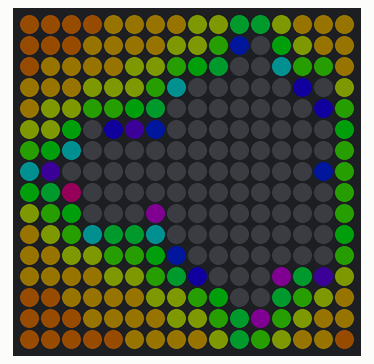
Simulated run of this sketch. Board: Arduino Uno, built with avr-gcc and run on an emulated ATmega328P. Parts: 16×16 RGB LED matrix (first LED top left, wired row by row). Dim RGB values are drawn brighter than linear.

Above: at 1.2 s.

The sketch:

Mandelbrot-minimal.ino
```cpp
/*
 * Minimal Mandelbrot for FastLED on Arduino
 *
 * By: Andrew Tuline
 *
 * Date: January 2021
 *
 * A static Mandelbrot display for a 16x16 (resizeable) FastLED array.
 *
 * Based on an example in the Processing language at:
 *
 * https://processing.org/examples/mandelbrot.html
 *
 * An online interactive Mandelbrot set in order to help determine valid min and max values:
 *
 * https://mandel.gart.nz/
 *
 * Although this will run on an Arduino UNO, it does so at about 7 frames per second, whereas, you can get about 100 on an ESP32.
 *
 *
 * How to calculate a Mandelbrot set:
 *
 * Either a series of calculations stays within a maximum value (and is in the Mandelbrot set), or they approach infinity.
 * We start with a grid of x,y coordinates.
 * We need to determine which x,y grid co-ordinates are inside and outside of the Mandelbrot set.
 * The y axis uses complex numbers.
 * A complex number includes 'i', where i^2 = -1.
 * An example complex number is 3i, so (3i)^2 = -9.
 * The Mandelbrot formula is z = z^2 + c.
 * Where 'c' is the current x,y or (real, imaginary) location.
 * The initial value of 'z' is 0.
 * It's an iterative function, meaning you run it again and again. . .
 * After some iterations, if abs(z) > a maxiumum value, then stop.
 * You can pre-define the maximum number of iterations.
 *
 * z = z^2 + c
 *
 * Since we have a point 'c' in a real and complex plane, an example of that point is (2,3i).
 * The initial value of z is 0.
 * The next value of z will be 'c' or (2,3i).
 * You can use the variables x and y for those values.
 * For the next iteration, for z^2, you need to calculate:
 *
 * (2,3i) * (2,3i)
 *
 * Using the foil multiplocation method (first, outer, inner, last), you get:
 *
 * = 2*2 + 2*3i + 2*3i + 3i*3i    Where 3i*3i is the same as (3i)^2, which is 9*(-1) or -9.
 * = 4 + 6i + 6i + 9*i^2
 * = 4 + 12i -9                   Where i^2 = -1 and 3*3 = 9 so result is -9.
 * = -5 + 12i                     This is the result of z^2.
 *
 * Finishing off, z = z^2 + c
 *
 * z = (-5 + 12i) + 2 + 3i
 * z = -3 + 15i
 *
 *
 * To get the maximum value of that point, we calculate its length:
 *
 * |z| = sqrt(x^2 + y^2)
 * or z^2 = x^2 + y^2         In order to avoid the square root calculation, just make maximum value larger.
 *      = -3*-3 + 15i*15i     Remember, i*i = -1
 *      = 9 - 225
 *      = -216                The absolute value of this is out of any reasonable range, so stop immediately.
 *
 * Count the number of times you get to the maximum value, and use that for your colour.
 * If you never make it, the colour will be black and that point is INSIDE the Mandelbrot set.
 *
 * Review the source code below to see how these are easily calculated.
 *
 */


#include <FastLED.h>

#define LED_PIN  2
#define LED_TYPE WS2812
#define COLOR_ORDER GRB
#define matrixSerpentineLayout true

const uint8_t matrixWidth = 16;
const uint8_t matrixHeight = 16;

#define NUM_LEDS matrixWidth * matrixHeight

CRGB leds[NUM_LEDS];
// Palette definitions
CRGBPalette16 currentPalette;
CRGBPalette16 targetPalette;

// These initial values show the whole thing on the matrix.
float reAl = -.5;               // Relatively close to https://mandel.gart.nz/#/
float imAg = 0.1;
float zoOm = 550.;

// Calculated start/stop coordinates.
float xmin, ymin, xmax, ymax;   // Our window.
float dx;                       // Delta x is mapped to the matrix size.
float dy;                       // Delta y is mapped to the matrix size.

int maxIterations = 15;        // How many iterations per pixel before we give up. Make it 8 bits to match our range of colours.
float maxCalc = 16.0;           // How big is each calculation allowed to be before we give up.


void setup() {
  delay(1000);
  Serial.begin(115200);
  FastLED.addLeds<LED_TYPE,LED_PIN,COLOR_ORDER>(leds, NUM_LEDS);
  FastLED.setBrightness(32);
} // setup()


void loop() {

  resize();                               // Define the window to display.
  mandel();                               // Calculate and display that window.

  FastLED.show();                         // FastLED now displays the results.

} // loop()


void resize() {                           // Resize the minimum and maximum values on the fly to display.

//  reAl = -1.304605388;                    // Try another location.
//  imAg = 0.;
//  zoOm = 92682.;

//  zoOm = 5000 * abs(sin((float)millis()/2000.))+400;   // Animate the zoom.

  const float zoomAdj = .0016;             // Adjust zoom factor so that it's compatible with https://mandel.gart.nz/#/
  const float xadj = 0.;                   // Same for x and y values.
  const float yadj = .001;

  xmin = reAl - 1./zoOm/zoomAdj+xadj;     // Scale the windows in accordance with the zoom factor.
  xmax = reAl + 1./zoOm/zoomAdj+xadj;
  ymin = imAg - 1./zoOm/zoomAdj+yadj;
  ymax = imAg + 1./zoOm/zoomAdj+yadj;

  dx = (xmax - xmin) / (matrixWidth);     // Scale the delta x and y values to our matrix size.
  dy = (ymax - ymin) / (matrixHeight);

} // resize()


void mandel() {                             // Calculate and display the Mandelbrot set for the current window.
  // Start y
  float y = ymin;
  for (int j = 0; j < matrixHeight; j++) {

    // Start x
    float x = xmin;
    for (int i = 0; i < matrixWidth; i++) {

      // Now we test, as we iterate z = z^2 + c does z tend towards infinity?
      float a = x;
      float b = y;
      int iter = 0;

      while (iter < maxIterations) {    // Here we determine whether or not we're out of bounds.
        float aa = a * a;
        float bb = b * b;
        float len = aa + bb;
        if (len > maxCalc) {            // |z| = sqrt(a^2+b^2) OR z^2 = a^2+b^2 to save on having to perform a square root.
          break;  // Bail
        }

       // This operation corresponds to z -> z^2+c where z=a+ib c=(x,y). Remember to use 'foil'.
        b = 2*a*b + y;
        a = aa - bb + x;
        iter++;
      } // while

      // We color each pixel based on how long it takes to get to infinity, or black if it never gets there.
      if (iter == maxIterations) {
        leds[XY(i,j)] = CRGB::Black;            // Calculation kept on going, so it was within the set.
      } else {
        leds[XY(i,j)] = CHSV(iter*255/maxIterations,255,255);   // Near the edge of the set.
      }
      x += dx;
    }
    y += dy;
  }

//  blur2d( leds, matrixWidth, matrixHeight, 64);

} // mandel()


// Use this for your matrix. Could be serpentine or not.
uint16_t XY( uint8_t x, uint8_t y) {

  uint16_t i;

  if( matrixSerpentineLayout == false) {
    i = (y * matrixWidth) + x;
  }

  if( matrixSerpentineLayout == true) {
    if( y & 0x01) {
      uint8_t reverseX = (matrixWidth - 1) - x;
      i = (y * matrixWidth) + reverseX;
    } else {
      i = (y * matrixWidth) + x;
    }
  }
  return i;

} // XY()
```
